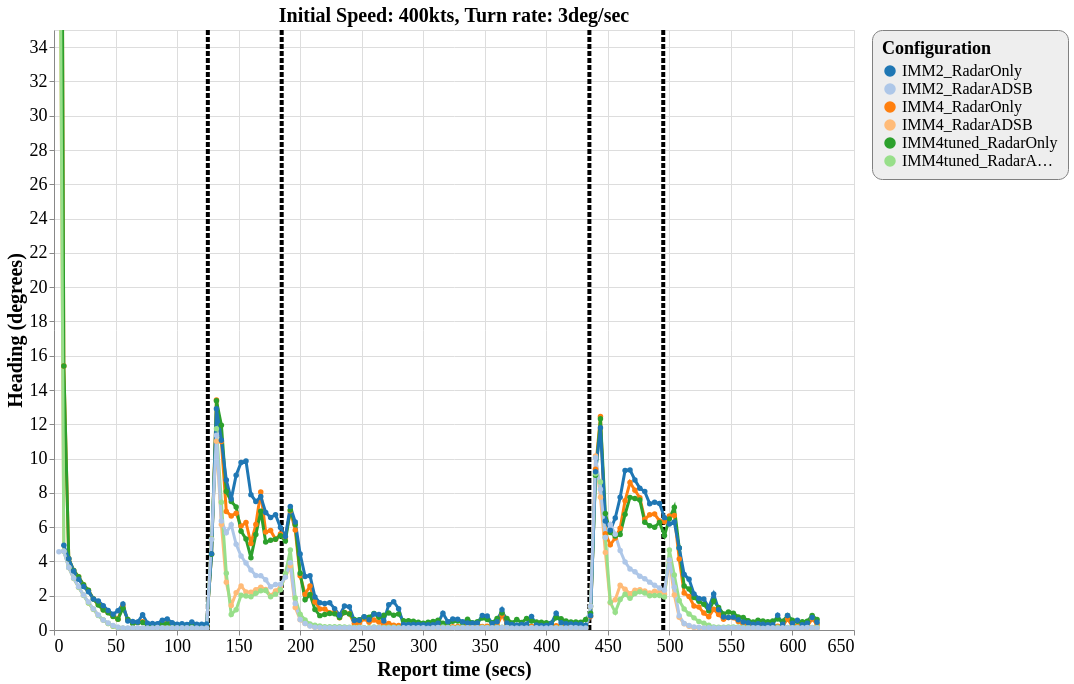

Specify this chart in Vega-Lite:
### Vega-Lite specification from a JSON file in a GitHub repository (floating-point values rounded to 4 significant figures; data arrays with more than 128 entries replaced by an {"elided": "..."} marker saying what was removed)
{"config": {"view": {"continuousWidth": 800, "continuousHeight": 600}, "axisX": {"labelFontSize": 18, "titleFontSize": 20}, "axisY": {"labelFontSize": 18, "titleFontSize": 20}, "font": "Times New Roman", "legend": {"cornerRadius": 10, "fillColor": "#EEEEEE", "labelFontSize": 16, "padding": 10, "strokeColor": "gray", "titleFontSize": 18}, "title": {"fontSize": 20}}, "layer": [{"data": {"name": "data-87997c275a28be1bb4863290b2aa92dd"}, "mark": {"type": "rule", "strokeDash": [5, 2], "strokeWidth": 4}, "encoding": {"color": {"type": "nominal", "field": "color", "scale": null}, "x": {"type": "quantitative", "field": "tt"}}}, {"data": {"name": "data-91e82cb218eb4b2905c9c4691c9048f9"}, "mark": {"type": "line", "point": true, "strokeWidth": 3}, "encoding": {"color": {"type": "ordinal", "field": "config", "scale": {"scheme": "category20"}, "sort": ["IMM2_RadarOnly", "IMM2_RadarADSB", "IMM4_RadarOnly", "IMM4_RadarADSB", "IMM4tuned_RadarOnly", "IMM4tuned_RadarADSB"], "title": "Configuration"}, "x": {"type": "quantitative", "field": "time", "title": "Report time (secs)"}, "y": {"type": "quantitative", "field": "rmse_hdg", "scale": {"domain": [0, 35], "zero": false}, "title": "Heading (degrees)"}}, "selection": {"selector139": {"type": "interval", "bind": "scales", "encodings": ["x", "y"]}}, "title": "Initial Speed: 400kts, Turn rate: 3deg/sec"}], "$schema": "https://vega.github.io/schema/vega-lite/v4.8.1.json", "datasets": {"data-87997c275a28be1bb4863290b2aa92dd": [{"tt": 125, "color": "black"}, {"tt": 185, "color": "black"}, {"tt": 435, "color": "black"}, {"tt": 495, "color": "black"}], "data-91e82cb218eb4b2905c9c4691c9048f9": {"elided": "929 records"}}}
